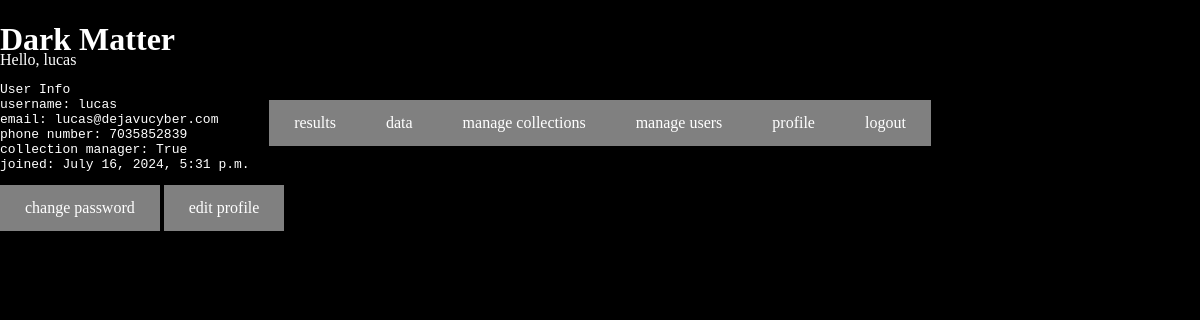
Before: /dashboard/ (signed in) with the older database file.
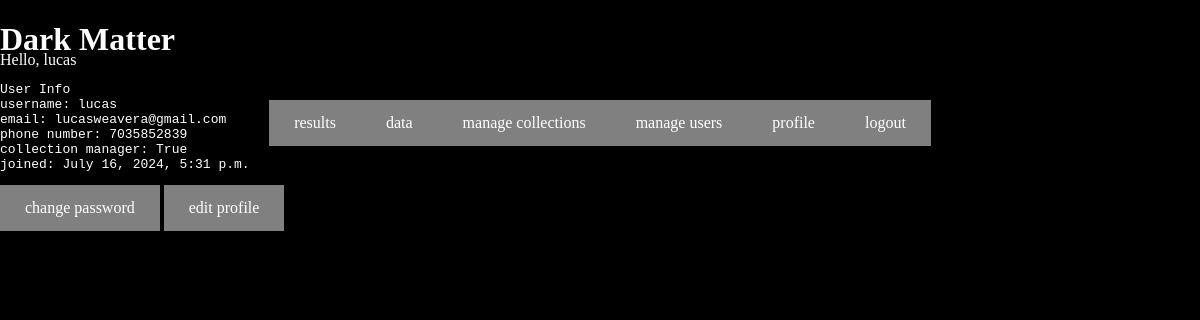
After: the same page with the newer database file.
### users/models.py (models this page shows)
class User(AbstractUser):
    phone_number = models.CharField(max_length=20)
    collection_manager = models.BooleanField(default=False)

### users/views.py (the view)
# urls.py: re_path(r"^dashboard/", dashboard, name="dashboard"),
@login_required(login_url="accounts/login")
def dashboard(request):
    if request.user is AnonymousUser:
        return render(request, "registration/login.html")
    else:
        return render(request, "users/dashboard.html")

### users/templates/users/dashboard.html (shortened to what this page needs)
<!DOCTYPE html>
<html lang="en">
{% extends 'base.html' %}
{% block profile %}
<div style="z-index:100; position: fixed;">
Hello, {{ user.username|default:'Guest' }}
<pre>User Info
username: {{user.username}}
email: {{user.email}}
phone number: {{user.phone_number}}
collection manager: {{user.collection_manager}}
joined: {{user.date_joined}}
</pre>
<a href="{% url 'password_change' %}">change password</a>
<a href="{% url 'update user' %}">edit profile</a>
</div>
{% endblock %}

Changed rows visible on the page:
changed User "lucas": email "lucas@dejavucyber.com" → "lucasweavera@gmail.com"
